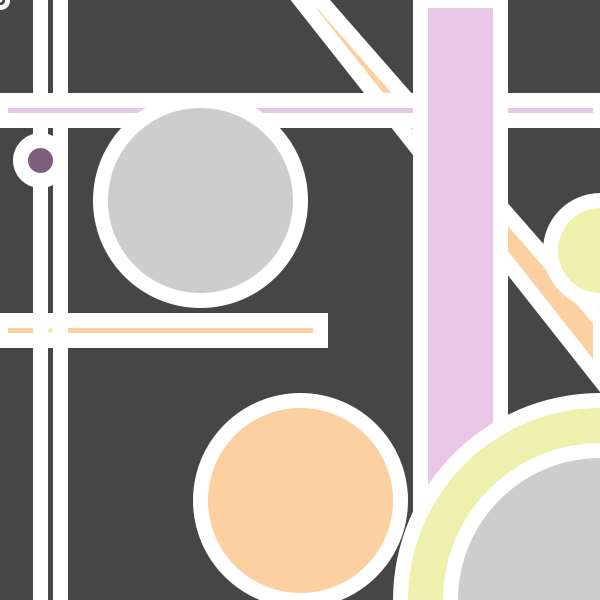
Frame 1 (no input)
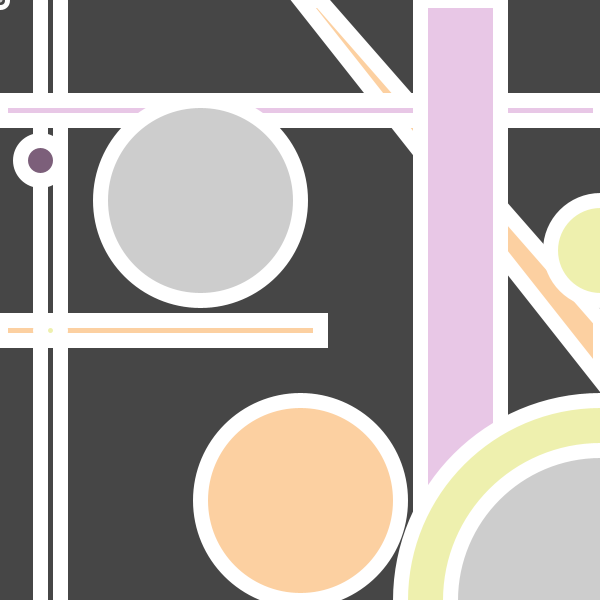
Frame 60 (the mouse pressed at the canvas centre just before this capture)
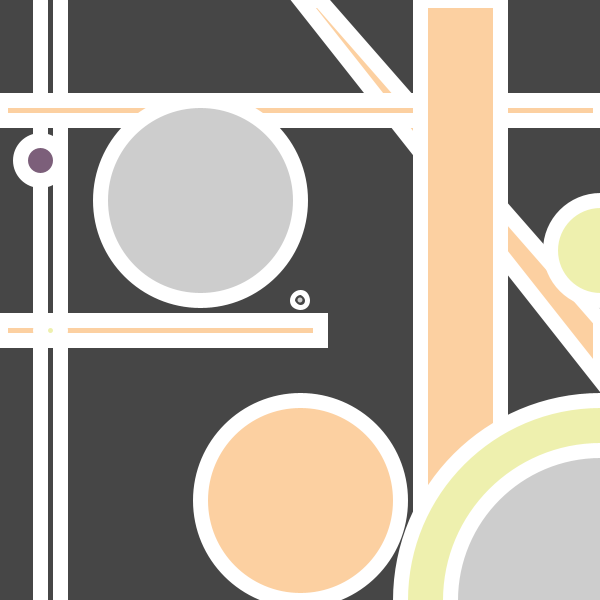
Frame 120 (the mouse held since frame 60 and released just before this capture)

The Processing sketch that drew these frames (run headless with seeded random() and noise(); from frame 60 on, the mouse is pressed at the canvas centre):

// Processing sketch: processing_14292
// ── processing_14292.pde

int x;int dir=20;   void setup(){   smooth();
  size(600,600); noCursor(); strokeWeight(15) ;
  x = width/2;

stroke(0,120);
smooth();
  noStroke();
  noStroke();
  fill(255);
}
void draw(){
  background(70);
stroke(255);
ellipse(mouseX,mouseY,5,5);
println("X;"+mouseX+"Y;"+ mouseY);
  if ((mouseX >120) && (mouseX <300)&&
  (mouseY > 120) && (mouseY < 300)) {
    fill(175,210,214);
  }else{fill(252,208,161);
  }
  ellipse(300,500,200,200);quad(300,0,320,0,600,320,600,380);
  
  line(40,0,40,600);line(60,0,60,600);rect(0,320,320,20);
   if (mousePressed == true) {
    if(mouseButton == LEFT) fill(75,75,64);  
  else if (mouseButton == RIGHT) 
      fill(183,183,179); 
 } else {
    fill(232,199,230);
 }rect(0,100,600,20);
rect(420,0,80,600);

fill(124,95,122);
ellipse(40,160,40,40);
fill(238,240,174);
ellipse(50,330,20,20);

ellipse(600,250,100,100);


ellipse(600,600,400,400);fill(205);
ellipse(600,600,300,300); 

ellipse(200,200,200,200);}

                
                
